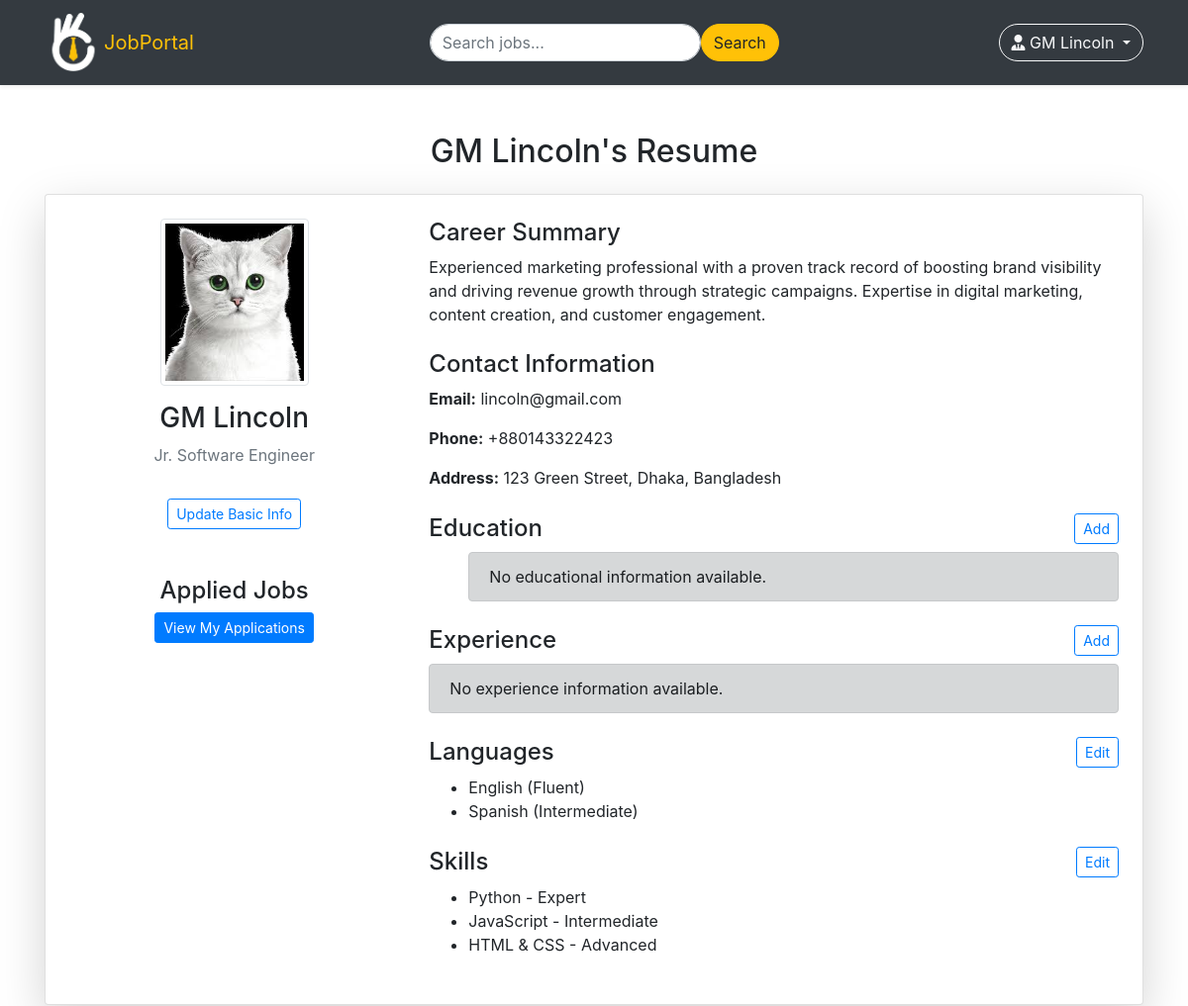
Page /previewResume/ (signed in, upper part) on the earlier database version.
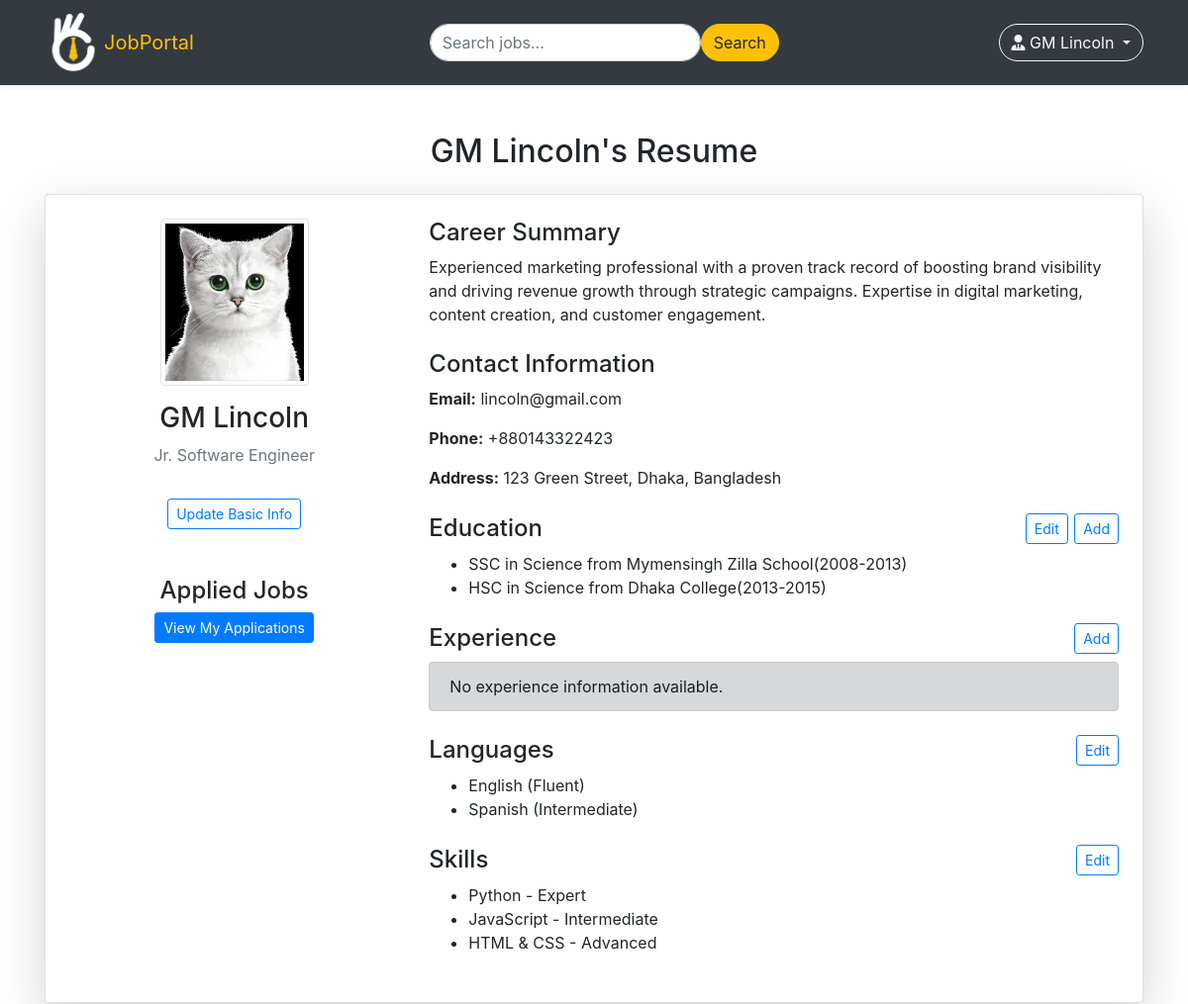
Same page on the later database version.
### myApp/models.py (models this page shows, shortened)
class Education_Model(models.Model):
    user = models.ForeignKey(Custom_User, null=True, on_delete=models.CASCADE)
    institute_name = models.CharField(max_length=200, null=True)
    degree_name = models.CharField(max_length=100, null=True)
    field_of_study = models.CharField(max_length=200, null=True)
    start_date = models.DateField(max_length=30, null=True)
    end_date = models.DateField(max_length=30, null=True)
    class Meta:
        unique_together = ('user','institute_name','degree_name')

### myProject/views.py (the view)
# urls.py: path('previewResume/', previewResume, name='previewResume'),
@login_required
def previewResume(req):
    current_user = req.user
    resume_exists = Resume_Model.objects.filter(user=current_user).exists()
    if resume_exists:
        user_basic_info = Resume_Model.objects.get(user=current_user)
    else:
        messages.warning(req, "Sorry! You haven't created your resume yet")
        return redirect('createResume')
    education_info = Education_Model.objects.filter(user=current_user)
    experience_info = Experience.objects.filter(user=current_user)
    context = {
        'basic_info':user_basic_info,
        'education_info': education_info,
        'experience_info':experience_info,
    }
    return render(req, 'job_seeker/preview-resume.html',context)

### templates/job_seeker/preview-resume.html (shortened to what the changed rows need)
{% extends 'common/base.html' %}
{% load static %}
{% block body %}
<div class="container mt-5">
    <h2 class="text-center mb-4">{{ user.get_full_name }}'s Resume</h2>
    <div class="card shadow-lg p-4">
        <div class="row">
            <div class="col-md-8">
                <div class="mb-4">
                    <h4 class="d-flex justify-content-between align-items-center">
                        Education
                        {% if education_info %}
                        <div>
                            <a href="{% url 'updateAll' %}" class="btn btn-outline-primary btn-sm">Edit</a>
                            <a href="{% url 'addEducation' %}" class="btn btn-outline-primary btn-sm">Add</a>
                        </div>
                        {% else %}
                        <a href="{% url 'addEducation' %}" class="btn btn-outline-primary btn-sm">Add</a>
                        {% endif %}
                    </h4>
                    <ul>
                        {% if education_info %}
                        {% for e in education_info %}
                        <li>
                            {% if e.degree_name == 'ssc' or e.degree_name == 'hsc' %}
                            {{e.degree_name.upper}}
                            {% else %}
                            {{e.degree_name | capfirst}}
                            {% endif %}
                            in {{e.field_of_study}}
                            from {{e.institute_name}}({{e.start_date|date:"Y"}}-{{e.end_date|date:"Y"}})</li>
                        {% endfor %}
                        {% else %}
                        <div class="alert alert-dark">
                            No educational information available.
                        </div>
                        {% endif %}
                    </ul>
                </div>
            </div>
        </div>
    </div>
</div>
{% endblock body %}

Differences in the rows shown:
added Education_Model: degree_name "SSC", field_of_study "Science", institute_name "Mymensingh Zilla School", start_date "2008", end_date "2013"
added Education_Model: degree_name "HSC", field_of_study "Science", institute_name "Dhaka College", start_date "2013", end_date "2015"
Other differences:
text no longer shown: "No educational information available."
text now shown: "Edit"
